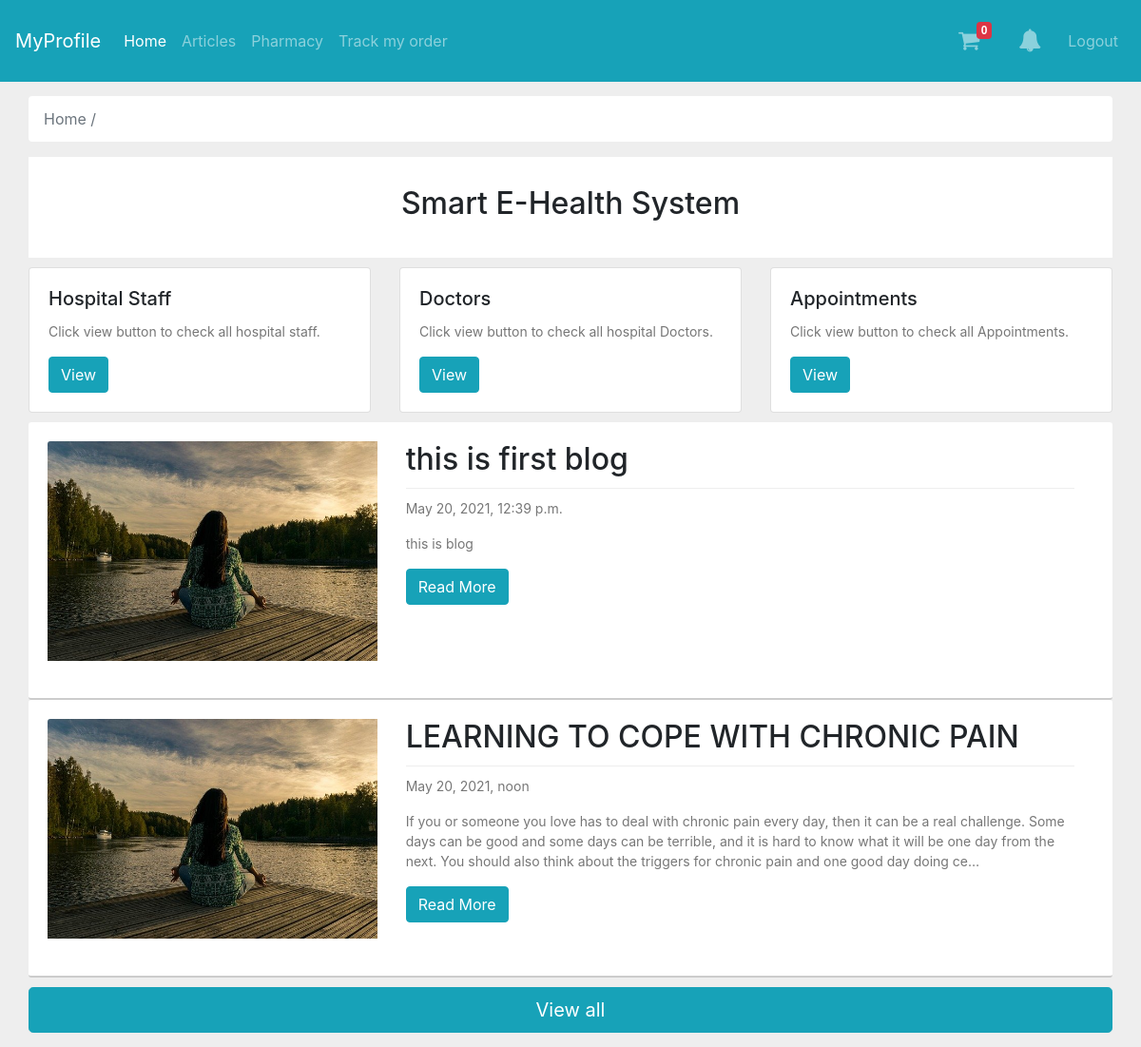
The page / (signed in) on the database as committed earlier.
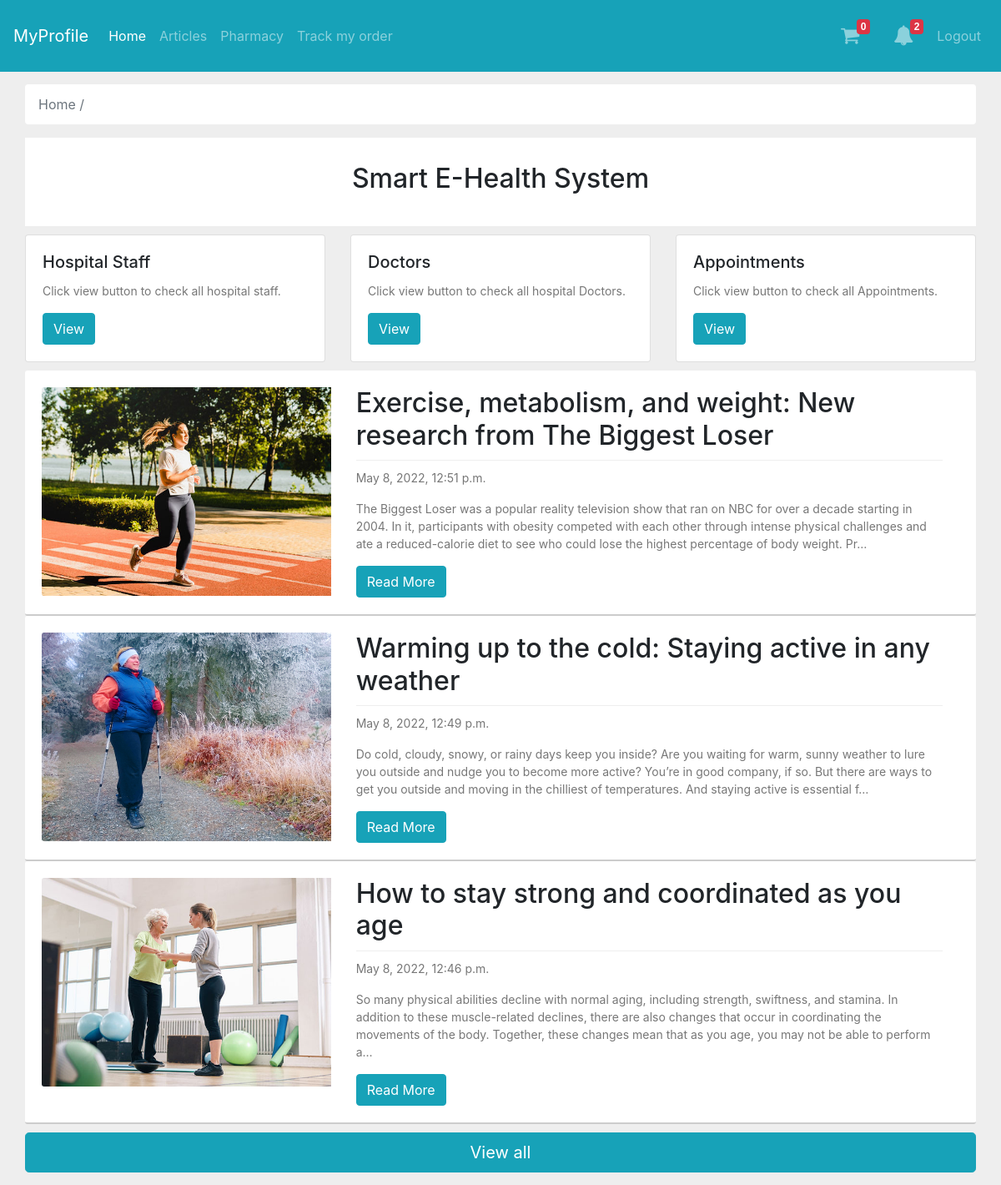
The same page on the database as committed later.
### mainapp/models.py (models this page shows, shortened)
class Blogs(models.Model):
    blog_title = models.CharField(verbose_name='Title', max_length=255)
    blog_slug = models.SlugField(verbose_name='Slug', max_length=255)
    blog_desc = models.TextField(verbose_name='Description', max_length=20000)
    blog_pubdate = models.DateTimeField(verbose_name='Published Date & Time', default=datetime.now, blank=True,
                                        null=True)
    blog_publish = models.BooleanField(verbose_name="Publish Status")
    blog_img = models.ImageField(verbose_name='Image', upload_to='blogimages/', blank=True, null=True)
    class Meta:
        verbose_name_plural = 'Articles'
        verbose_name = "Articles"

### mainapp/views.py (the view)
# urls.py: 2. Add a URL to urlpatterns:  path('', views.home, name='home')
@login_required(login_url='login')
def home(request):
    blogs = Blogs.objects.filter(blog_publish=True).order_by('-blog_pubdate')[:3]
    objnotify = allnotification(request)
    context = {
        'blogs': blogs,
        'objnotify': objnotify
    }
    return render(request, 'index.html', context)

### templates/index.html (shortened to what this page needs)
{% extends "base.html" %}
{%block maincontent%}
<div class="container-fluid">
    <div class="main-body">
        <nav aria-label="breadcrumb" class="main-breadcrumb ">
            <ol class="breadcrumb b-bg-c">
                <li class="breadcrumb-item active" aria-current="page">Home /</li>
            </ol>
        </nav>
        <header>
            <h2>Smart E-Health System</h2>
        </header>
        <div class="row" style="margin-bottom: 10px; ">
            <div class="col">
                <div class="card">
                    <div class="card-body">
                        <h5 class="card-title">Hospital Staff</h5>
                        <p class="card-text">Click view button to check all hospital staff.</p>
                        <a href="{%url 'hospital-staff' %}" class="btn btn-info">View</a>
                    </div>
                </div>
            </div>
            <div class="col">
                <div class="card">
                    <div class="card-body">
                        <h5 class="card-title">Doctors</h5>
                        <p class="card-text">Click view button to check all hospital Doctors.</p>
                        <a href="{%url 'hospital-doctors' %}" class="btn btn-info">View</a>
                    </div>
                </div>
            </div>
            <div class="col">
                <div class="card">
                    <div class="card-body">
                        <h5 class="card-title">Appointments</h5>
                        <p class="card-text">Click view button to check all Appointments.</p>
                        <a href="{%url 'appointments'%}" class="btn btn-info">View</a>
                    </div>
                </div>
            </div>
        </div>
        <div class="row">
            {%for blog in blogs%}
            <div class="col-xs-12 col-sm-12 col-md-12 col-lg-12">
                <div class="well blog">
                    <div class="row">
                        <div class="col-4">
                            <div class="image">
                                <img src="{{blog.blog_img.url}}" alt="">
                            </div>
                        </div>
                        <div class="col-8">
                            <div class="blog-details">
                                <h2>{{blog.blog_title}}</h2>
                                <p>{{blog.blog_pubdate}}</p>
                                <p>
                                    {{blog.blog_desc|striptags|truncatechars:300}}
                                </p>
                                <a class="btn btn-info" href="{%url 'single-article' blog.blog_slug %}">Read More</a>
                            </div>
                        </div>
                    </div>
                </div>
            </div>
            {%endfor%}
        </div>
        <div class="row">
            <div class="col">
                <a href="{%url 'articles'%}" class="btn btn-info btn-lg btn-block login-button" style="margin-top:10px;"> View all</a>
            </div>
        </div>
    </div>
</div>
{%endblock%}

Rows that differ between the two databases and show on the page:
no longer on this page (row edited): Blogs: blog_img (picture), blog_title "this is first blog", blog_pubdate "May 20, 2021, 12:39 p.m.", blog_desc "this is blog"
no longer on this page (row edited): Blogs: blog_img (picture), blog_title "LEARNING TO COPE WITH CHRONIC PAIN", blog_pubdate "May 20, 2021, noon", blog_desc "If you or someone you love has to deal with chronic pain every day, then it can be a real challenge. Some days can be good and some days can be terrible, and it is hard to know what it will be one day from the next. You should also think about the triggers for chronic pain and one good day doing ce…"
added Blogs: blog_img (picture), blog_title "Exercise, metabolism, and weight: New research from The Biggest Loser", blog_pubdate "May 8, 2022, 12:51 p.m.", blog_desc "The Biggest Loser was a popular reality television show that ran on NBC for over a decade starting in 2004. In it, participants with obesity competed with each other through intense physical challenges and ate a reduced-calorie diet to see who could lose the highest percentage of body weight. Pr…"
added Blogs: blog_img (picture), blog_title "Warming up to the cold: Staying active in any weather", blog_pubdate "May 8, 2022, 12:49 p.m.", blog_desc "Do cold, cloudy, snowy, or rainy days keep you inside? Are you waiting for warm, sunny weather to lure you outside and nudge you to become more active? You’re in good company, if so. But there are ways to get you outside and moving in the chilliest of temperatures. And staying active is essential f…"
added Blogs: blog_img (picture), blog_title "How to stay strong and coordinated as you age", blog_pubdate "May 8, 2022, 12:46 p.m.", blog_desc "So many physical abilities decline with normal aging, including strength, swiftness, and stamina. In addition to these muscle-related declines, there are also changes that occur in coordinating the movements of the body. Together, these changes mean that as you age, you may not be able to perform a…"
Other text that changed with them:
{{ objnotify.ncount }}: (not shown) → "2"
